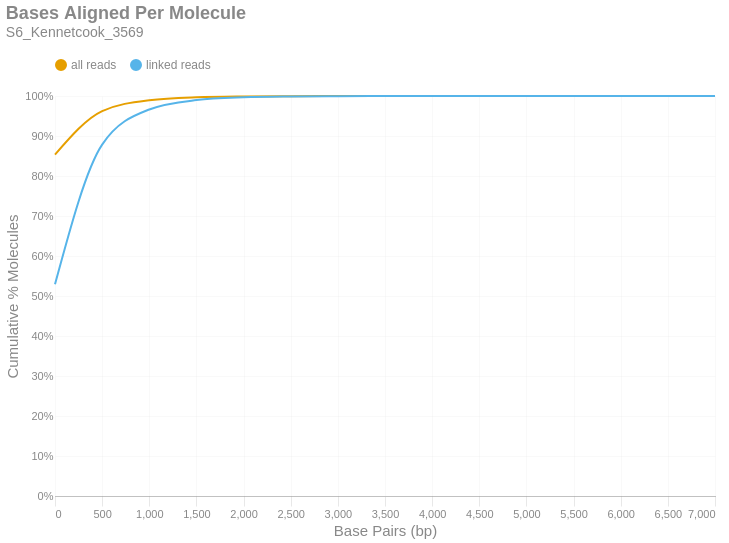

The cell this chart's notebook holds for it:
### Markdown cell above
### Bases Aligned Per Molecule
This is a cumulative frequency distribution showing the number of base pairs aligned per unique molecule. These data are shown in 500 bp bins. There are two distributions: one with `all reads` (yellow) and another with only `linked reads` (blue). The percent of molecules in the `linked reads` distribution is relative to the total number of linked molecules.

### Code cell
if SKIPLR:
    print_html(f"Skipped")
else:
    binned_df = consolidated_hist(valids['aligned_bp'], mask, 500, True)
    with SafeRender(binned_df):
        (
            density_plot(binned_df, 'Bases Aligned Per Molecule', samplename, 'basesper')
            .encode(
                x=alt.X('bin:Q', title="Base Pairs (bp)").axis(tickMinStep=500).scale(padding=0),
                y=alt.Y('value:Q', title='Cumulative % Molecules')
                    .axis(format='%')
                    .scale(domain = [0,1])
                    .stack(False),
                color=alt.Color("key:N").scale(domain = ["all reads", "linked reads"]),
                tooltip = [
                    alt.Tooltip("key:N", title = "Data Type"),
                    alt.Tooltip("range_label:N", title="Bases Aligned Per Molecule"),
                    alt.Tooltip("value:Q", format = ".2%", title="% Molecules (Cum.)")
                ]
            )
        ).display()

### Figure 1 — Vega-Lite specification as saved in the notebook (floating-point values rounded to 4 significant figures)
{"width": "container", "height": 400, "config": {"title": {"anchor": "start", "dy": -15, "fontSize": 18, "color": "#888888", "subtitleColor": "#888888", "subtitleFontSize": 14}, "arc": {"fill": "#0072B2"}, "axis": {"domainColor": "#888888", "domainWidth": 0.5, "gridWidth": 0.2, "grid": false, "titleFontWeight": 400, "titleFontSize": 15, "labelFontSize": 11, "labelColor": "#888888", "tickColor": "#888888", "tickWidth": 0.2, "titleColor": "#888888"}, "axisBand": {"grid": false}, "axisX": {"grid": true, "tickSize": 10, "domainCap": "round"}, "axisY": {"domain": false, "grid": true, "tickSize": 0, "domainCap": "round"}, "background": "transparent", "header": {"labelFontSize": 15, "labelColor": "#888888", "titleFontSize": 15, "titleFontWeight": 600, "titleColor": "#888888"}, "legend": {"labelFont": "sans-serif", "labelFontSize": 12, "labelColor": "#888888", "symbolSize": 100, "symbolType": "circle", "titleFontSize": 12, "titlePadding": 10, "titleColor": "#888888", "title": null, "orient": "top"}, "range": {"category": ["#E69F00", "#56B4E9", "#009E73", "#F0E442", "#0072B2", "#D55E00", "#CC79A7", "#000000"], "diverging": ["#cfe8f3", "#a2d4ec", "#73bfe2", "#46abdb", "#1696d2", "#12719e"]}, "area": {"fill": "#0072B2", "fillOpacity": 0.7, "line": true, "strokeOpacity": 0.7}, "line": {"color": "#0072B2", "stroke": "#0072B2", "strokeWidth": 2}, "trail": {"color": "#0072B2", "stroke": "#0072B2", "strokeWidth": 0, "size": 1}, "point": {"filled": true, "fillOpacity": 1.0, "size": 95}, "text": {"color": "#888888", "fontSize": 11, "align": "right", "fontWeight": 400, "size": 11}, "bar": {"fill": "#0072B2", "stroke": null}, "view": {"stroke": null, "continuousWidth": 660, "continuousHeight": 400}}, "data": {"name": "data-60498599081a91c0add345d78384f2e2"}, "mark": {"type": "line", "interpolate": "monotone", "point": {"opacity": 0, "size": 275}}, "encoding": {"color": {"field": "key", "scale": {"domain": ["all reads", "linked reads"]}, "type": "nominal"}, "tooltip": [{"field": "key", "title": "Data Type", "type": "nominal"}, {"field": "range_label", "title": "Bases Aligned Per Molecule", "type": "nominal"}, {"field": "value", "format": ".2%", "title": "% Molecules (Cum.)", "type": "quantitative"}], "x": {"axis": {"tickMinStep": 500}, "field": "bin", "scale": {"padding": 0}, "title": "Base Pairs (bp)", "type": "quantitative"}, "y": {"axis": {"format": "%"}, "field": "value", "scale": {"domain": [0, 1]}, "stack": false, "title": "Cumulative % Molecules", "type": "quantitative"}}, "params": [{"name": "param_c36ac31b6afebe62", "select": {"type": "point", "fields": ["key"]}, "bind": "legend"}], "title": {"text": "Bases Aligned Per Molecule", "subtitle": "S6_Kennetcook_3569"}, "transform": [{"fold": ["all reads (cumsum)", "linked reads (cumsum)"]}, {"calculate": "replace(datum.key, ' (cumsum)', '')", "as": "key"}, {"filter": {"param": "param_c36ac31b6afebe62"}}], "usermeta": {"embedOptions": {"downloadFileName": "S6_Kennetcook_3569.basesper"}}, "$schema": "https://vega.github.io/schema/vega-lite/v6.1.0.json", "datasets": {"data-60498599081a91c0add345d78384f2e2": [{"bin": "0.0", "interval": "0.0-500.0", "all reads": 0.8535, "linked reads": 0.5293, "all reads (cumsum)": 0.8535, "linked reads (cumsum)": 0.5293, "range_label": "0-499"}, {"bin": "500.0", "interval": "500.0-1000.0", "all reads": 0.1087, "linked reads": 0.3492, "all reads (cumsum)": 0.9622, "linked reads (cumsum)": 0.8784, "range_label": "500-999"}, {"bin": "1000.0", "interval": "1000.0-1500.0", "all reads": 0.0273, "linked reads": 0.08783, "all reads (cumsum)": 0.9895, "linked reads (cumsum)": 0.9663, "range_label": "1000-1499"}, {"bin": "1500.0", "interval": "1500.0-2000.0", "all reads": 0.0073, "linked reads": 0.02348, "all reads (cumsum)": 0.9968, "linked reads (cumsum)": 0.9898, "range_label": "1500-1999"}, {"bin": "2000.0", "interval": "2000.0-2500.0", "all reads": 0.002149, "linked reads": 0.006914, "all reads (cumsum)": 0.999, "linked reads (cumsum)": 0.9967, "range_label": "2000-2499"}, {"bin": "2500.0", "interval": "2500.0-3000.0", "all reads": 0.0006878, "linked reads": 0.002213, "all reads (cumsum)": 0.9997, "linked reads (cumsum)": 0.9989, "range_label": "2500-2999"}, {"bin": "3000.0", "interval": "3000.0-3500.0", "all reads": 0.0002237, "linked reads": 0.0007196, "all reads (cumsum)": 0.9999, "linked reads (cumsum)": 0.9996, "range_label": "3000-3499"}, {"bin": "3500.0", "interval": "3500.0-4000.0", "all reads": 7.795e-05, "linked reads": 0.0002507, "all reads (cumsum)": 1.0, "linked reads (cumsum)": 0.9998, "range_label": "3500-3999"}, {"bin": "4000.0", "interval": "4000.0-4500.0", "all reads": 3.014e-05, "linked reads": 9.696e-05, "all reads (cumsum)": 1.0, "linked reads (cumsum)": 0.9999, "range_label": "4000-4499"}, {"bin": "4500.0", "interval": "4500.0-5000.0", "all reads": 9.635e-06, "linked reads": 3.099e-05, "all reads (cumsum)": 1.0, "linked reads (cumsum)": 1.0, "range_label": "4500-4999"}, {"bin": "5000.0", "interval": "5000.0-5500.0", "all reads": 4.2e-06, "linked reads": 1.351e-05, "all reads (cumsum)": 1.0, "linked reads (cumsum)": 1.0, "range_label": "5000-5499"}, {"bin": "5500.0", "interval": "5500.0-6000.0", "all reads": 2.1e-06, "linked reads": 6.755e-06, "all reads (cumsum)": 1.0, "linked reads (cumsum)": 1.0, "range_label": "5500-5999"}, {"bin": "6000.0", "interval": "6000.0-6500.0", "all reads": 4.941e-07, "linked reads": 1.589e-06, "all reads (cumsum)": 1.0, "linked reads (cumsum)": 1.0, "range_label": "6000-6499"}, {"bin": "6500.0", "interval": "6500.0-7000.0", "all reads": 0.0, "linked reads": 0.0, "all reads (cumsum)": 1.0, "linked reads (cumsum)": 1.0, "range_label": "6500-6999"}, {"bin": "7000.0", "interval": "7000.0-7500.0", "all reads": 1.235e-07, "linked reads": 3.974e-07, "all reads (cumsum)": 1.0, "linked reads (cumsum)": 1.0, "range_label": "7000-7499"}]}}
